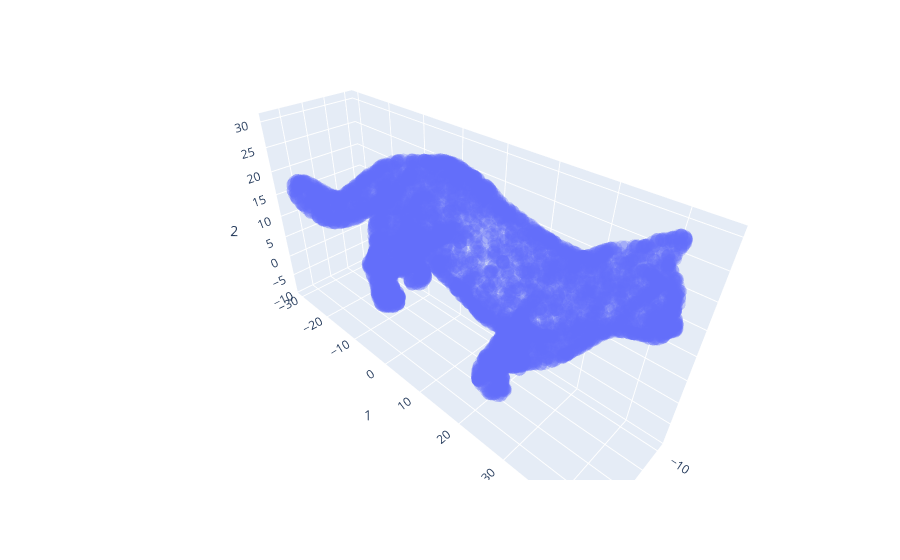

The notebook cell this image was saved under:
### Markdown cell above
Je vous laisse avec un petit bonus. Nous allons utiliser la librairie `plotly` pour faire un affichage en 3 dimensions :

### Code cell
import plotly.express as px 

# On passe les noms des colonnes sous forme de chaînes de caractères
fig = px.scatter_3d(df, x='0', y='1', z='2', opacity=0.3)
fig.show()

### Figure 1 — Plotly figure (JSON) as saved in the notebook; plotly's stock layout.template omitted (floating-point values rounded to 4 significant figures; data arrays with more than 128 entries replaced by an {"elided": "..."} marker saying what was removed)
{"data": [{"hovertemplate": "0=%{x}<br>1=%{y}<br>2=%{z}<extra></extra>", "legendgroup": "", "marker": {"color": "#636efa", "opacity": 0.3, "symbol": "circle"}, "mode": "markers", "name": "", "scene": "scene", "showlegend": false, "type": "scatter3d", "x": {"elided": "5000 float values"}, "y": {"elided": "5000 float values"}, "z": {"elided": "5000 float values"}}], "layout": {"legend": {"tracegroupgap": 0}, "margin": {"t": 60}, "scene": {"domain": {"x": [0, 1], "y": [0, 1]}, "xaxis": {"title": {"text": "0"}}, "yaxis": {"title": {"text": "1"}}, "zaxis": {"title": {"text": "2"}}}}}
